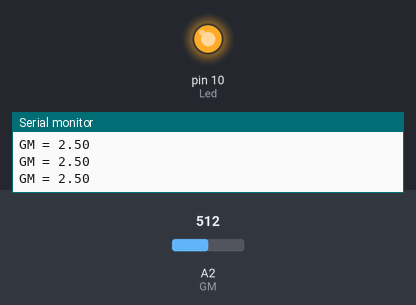
Recording of a sketch running on a simulated Arduino Uno, built with avr-gcc and run on an emulated ATmega328P. On the bench: output pins drawn as LEDs (lit = HIGH), the last lines printed to the serial monitor. Inputs (shaded band) come from the test bench; at power-on: A2 (GM) = 512.

Above: at 1.2 s.
1.3 s: A2 (GM) set to 602
4.3 s: A2 (GM) set to 625
At 5.5 s:
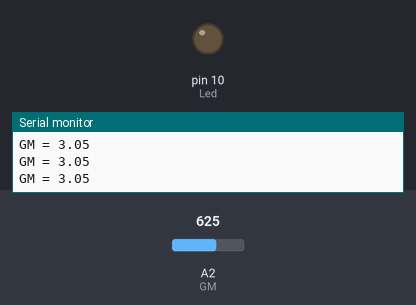
5.8 s: A2 (GM) set to 511
At 6.9 s:
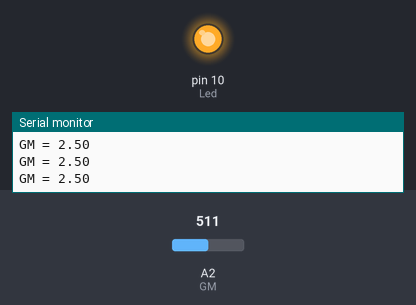
7.3 s: A2 (GM) set to 419
8.8 s: A2 (GM) set to 397
At 9.8 s:
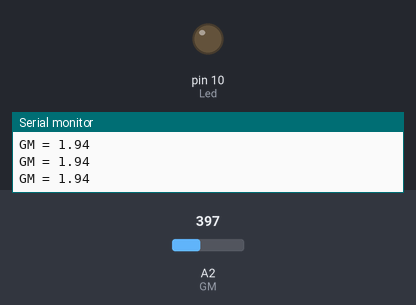
Timing chart, 0 to 11.3 s (numbered marks = the images above; inputs shaded):
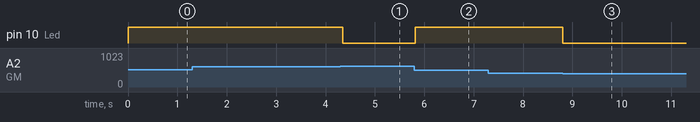

Measured:
- the behaviour switches between 613 and 614 on A2 (GM) (found by bisection; images 0 and 1)
- the behaviour switches between 410 and 409 on A2 (GM) (found by bisection; images 2 and 3)
- after the input at 4.3 s, pin 10 (Led): HIGH → LOW after 0.05 s
- after the input at 5.8 s, pin 10 (Led): LOW → HIGH at once
- after the input at 8.8 s, pin 10 (Led): HIGH → LOW at once

The sketch:

05.Conditional_Using4.ino
```cpp
int GM = A2;
float readGM;
int Led = 10;
void setup(){
    Serial.begin(9600);
    pinMode(GM, INPUT);
    pinMode(10,OUTPUT);
}

void loop(){
    readGM = ((analogRead(GM))*(5.0)/1023.0);
    Serial.print("GM = ");
    Serial.println(readGM);
    if(readGM>=2.0 && readGM<=3.0){
        digitalWrite(Led,HIGH);
    }
    if(readGM<2.0 || readGM>3.0){
        digitalWrite(Led,LOW);
    }
    delay(50);
}
```
